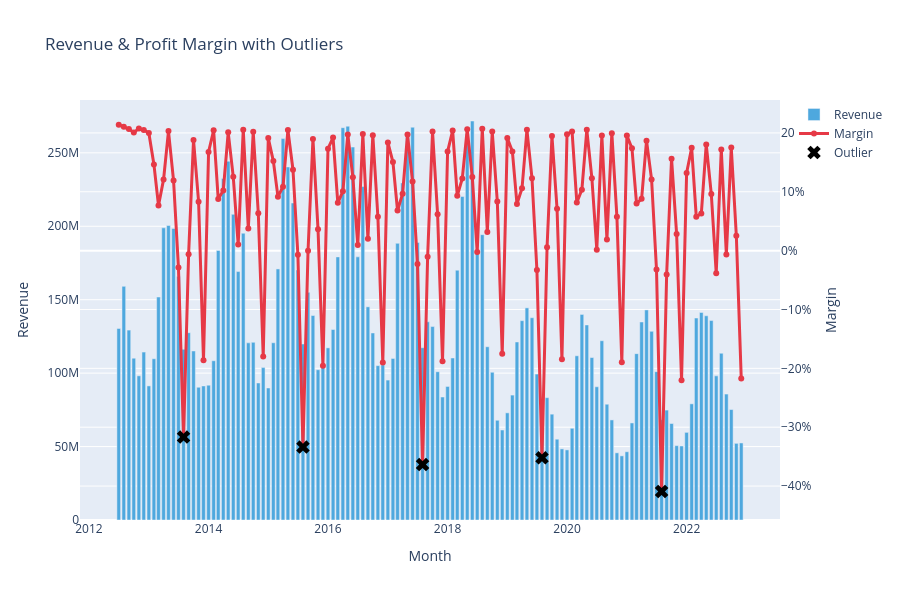

This figure's notebook cell:
### Code cell
import pandas as pd
import plotly.graph_objects as go

# ===== DATA PREP =====
df = order_items.merge(products, on="product_id") \
                .merge(orders, on="order_id")

df["revenue"] = df["unit_price"] * df["quantity"]
df["cost"] = df["cogs"] * df["quantity"]
df["profit"] = df["revenue"] - df["cost"] - df["discount_amount"].fillna(0)

df["order_date"] = pd.to_datetime(df["order_date"])
df["month"] = df["order_date"].dt.to_period("M").astype(str)

ts = df.groupby("month").agg(
    revenue=("revenue", "sum"),
    profit=("profit", "sum")
).reset_index()

ts["margin"] = ts["profit"] / ts["revenue"]

# ===== OUTLIER DETECTION (IQR) =====
Q1 = ts["margin"].quantile(0.25)
Q3 = ts["margin"].quantile(0.75)
IQR = Q3 - Q1

lower = Q1 - 1.5 * IQR
upper = Q3 + 1.5 * IQR

ts["outlier"] = (ts["margin"] < lower) | (ts["margin"] > upper)

# ===== PLOT =====
fig = go.Figure()

# Revenue bar
fig.add_trace(go.Bar(
    x=ts["month"],
    y=ts["revenue"],
    name="Revenue",
    marker_color="#4ea8de"
))

# Margin line
fig.add_trace(go.Scatter(
    x=ts["month"],
    y=ts["margin"],
    name="Margin",
    mode="lines+markers",
    line=dict(color="#e63946", width=3),
    yaxis="y2"
))

# Highlight outliers
fig.add_trace(go.Scatter(
    x=ts[ts["outlier"]]["month"],
    y=ts[ts["outlier"]]["margin"],
    mode="markers",
    name="Outlier",
    marker=dict(color="black", size=12, symbol="x"),
    yaxis="y2"
))

# Layout
fig.update_layout(
    title="Revenue & Profit Margin with Outliers",
    xaxis=dict(title="Month"),
    yaxis=dict(title="Revenue"),
    yaxis2=dict(title="Margin", overlaying="y", side="right", tickformat=".0%"),
    height=600
)

fig.show()
